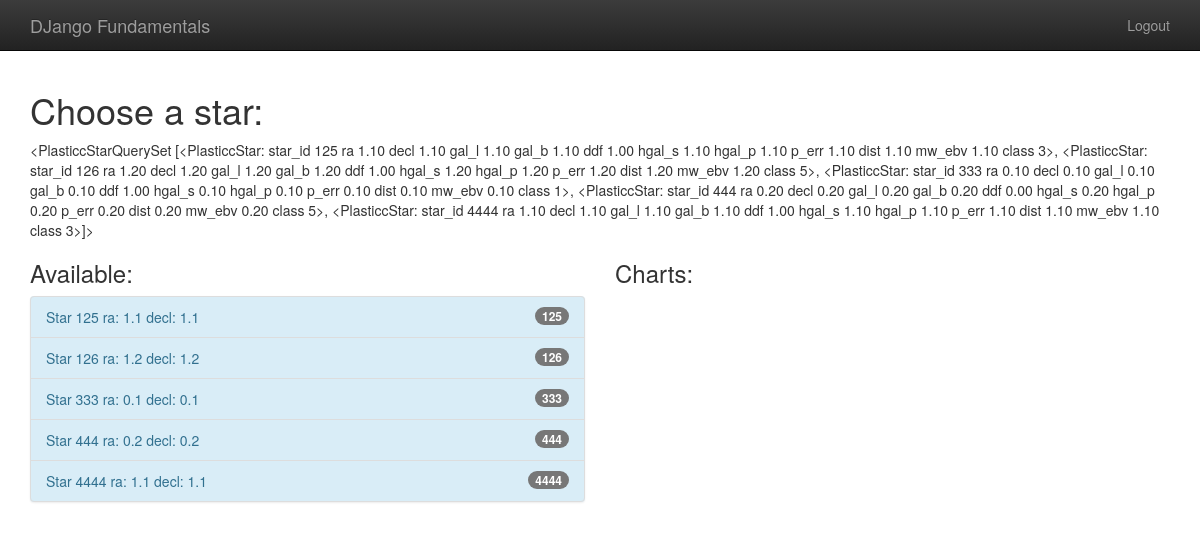
The page /player/pick_star/ (signed in) on the database as committed earlier.
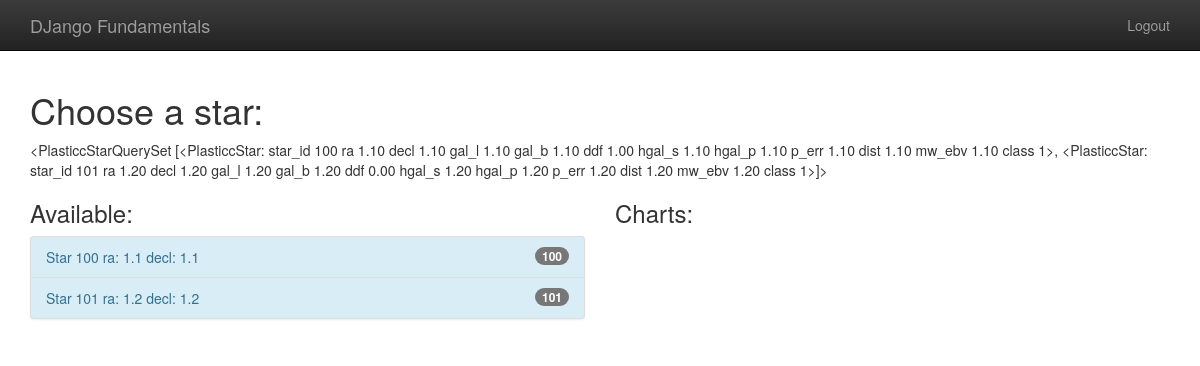
The same page on the database as committed later.
### app_gameplay/models.py (models this page shows)
class PlasticcStar(models.Model):
    objects = PlasticcStarQuerySet.as_manager()
    star_id = models.IntegerField(primary_key=True)
    ra = models.FloatField()
    decl = models.FloatField()
    gal_l = models.FloatField()
    gal_b = models.FloatField()
    ddf = models.BooleanField()
    hostgal_specz = models.FloatField()
    hostgal_photoz = models.FloatField()
    hostgal_photoz_err = models.FloatField()
    distmod = models.FloatField()
    MWEBV = models.FloatField()
    target = models.SmallIntegerField(
        validators=[MinValueValidator(0), MaxValueValidator(5)])
    def __str__(self):
        msg = ' star_id ' + fmt_starid
        msg += ' ra ' + fmt_f
        msg += ' decl ' + fmt_f
        msg += ' gal_l ' + fmt_f
        msg += ' gal_b ' + fmt_f
        msg += ' ddf ' + fmt_f
        msg += ' hgal_s ' + fmt_f
        msg += ' hgal_p ' + fmt_f
        msg += ' p_err ' + fmt_f
        msg += ' dist ' + fmt_f
        msg += ' mw_ebv ' + fmt_f
        msg += ' class ' + fmt_is
        return msg.format(
            self.star_id,
            self.ra,
            self.decl,
            self.gal_l,
            self.gal_b,
            self.ddf,
            self.hostgal_specz,
            self.hostgal_photoz,
            self.hostgal_photoz_err,
            self.distmod,
            self.MWEBV,
            self.target)

### app_player/views.py (the view, shortened to what this page needs)
@login_required
def pick_star(request):
    chooser_list_size = 2
    qs_star = PlasticcStar.objects.random_set(chooser_list_size)
    return render(
            request=request,
            template_name="app_player/pick_staaar.html",
            context={
                'qs_star': qs_star
                }
    )

### app_gameplay/models.py (called while the page is built)
    def random_set(self, num):
        return self.all()

### templates/app_player/pick_staaar.html (shortened to what this page needs)
{% extends "base.html" %}
{% block content %}
<h1>
    Choose a star:
</h1>
{{ qs_star }}
<br>
<div class='row'>
    <div class='col-md-6'>
        <h3>Available:</h3>
        <div class="list-group bg-info">
            {% for star in qs_star %}
            <a class="list-group-item list-group-item-info" href="{% url 'new_bet' id=star.star_id %}">
                Star {{ star.star_id }} ra: {{ star.ra }} decl: {{ star.decl }}
                <span class="badge">{{ star.star_id }}</span>
            </a>
            {% endfor %}
        </div>
    </div>
    <div class='col-md-6'>
        <h3>Charts:</h3>
    </div>
</div>
{% endblock %}

### templates/base.html (shortened to what this page needs)
{% load static %}
<!doctype html>
<html class="no-js" lang="">
<head>
    <link rel="stylesheet" href="{% static 'css/bootstrap.min.css' %}">
    <link rel="stylesheet" href="{% static 'css/bootstrap-theme.min.css' %}">
    <link rel="stylesheet" href="{% static 'css/main.css' %}">
</head>
<body>
    <nav class="navbar navbar-inverse navbar-fixed-top" role="navigation">
        <div class="container">
            <div class="navbar-header">
                <a class="navbar-brand" href="{% static '/' %}">DJango Fundamentals</a>
            </div>
            <ul class='nav navbar-nav navbar-right'>
                {% if user.is_authenticated %}
                <li><a href="{% url 'player_logout' %}">Logout</a></li>
                {% else %}
                <li><a href="{% url 'player_login' %}">Login</a></li>
                {% endif %}
            </ul>
        </div>
    </nav>
    <div class="container">
        {% block content %}
        {% endblock %}
    </div>
</body>
</html>

### templates/base.html (style rules this page uses)
body { padding-top: 70px; padding-bottom: 20px; }

Rows that differ between the two databases and show on the page:
removed PlasticcStar: star_id+ra+decl "<PlasticcStarQuerySet [<PlasticcStar: star_id 125 ra 1.10 decl 1.10 gal_l 1.10 gal_b 1.10 ddf 1.00 hgal_s 1.10 hgal_p 1.10 p_err 1.10 dist 1.10 mw_ebv 1.10 class 3>, <PlasticcStar: star_id 126 ra 1.20 decl 1.20 gal_l 1.20 gal_b 1.20 ddf 1.00 hgal_s 1.20 hgal_p 1.20 p_err 1.20 dist 1.20 mw_ebv 1.20 class 5>, <PlasticcStar: star_id 333 ra 0.10 decl 0.10 gal_l 0.10 gal_b 0.10 ddf 1.00 hgal_s 0.10 hgal_p 0.10 p_err 0.10 dist 0.10 mw_ebv 0.10 class 1>, <PlasticcStar: star_id 444 ra 0.20 decl 0.20 gal_l 0.20 gal_b 0.20 ddf 0.00 hgal_s 0.20 hgal_p 0.20 p_err 0.20 dist 0.20 mw_ebv 0.20 class 5>, <PlasticcStar: star_id 4444 ra 1.10 decl 1.10 gal_l 1.10 gal_b 1.10 ddf 1.00 hgal_s 1.10 hgal_p 1.10…", star_id "125", ra "1.1", decl "1.1"
removed PlasticcStar: star_id "126", ra "1.2", decl "1.2"
removed PlasticcStar: star_id "333", ra "0.1", decl "0.1"
removed PlasticcStar: star_id "444", ra "0.2", decl "0.2"
removed PlasticcStar: star_id "4444", ra "1.1", decl "1.1"
added PlasticcStar: star_id+ra+decl "<PlasticcStarQuerySet [<PlasticcStar: star_id 100 ra 1.10 decl 1.10 gal_l 1.10 gal_b 1.10 ddf 1.00 hgal_s 1.10 hgal_p 1.10 p_err 1.10 dist 1.10 mw_ebv 1.10 class 1>, <PlasticcStar: star_id 101 ra 1.20 decl 1.20 gal_l 1.20 gal_b 1.20 ddf 0.00 hgal_s 1.20 hgal_p 1.20 p_err 1.20 dist 1.20 mw_ebv 1.20 class 1>]>", star_id "100", ra "1.1", decl "1.1"
added PlasticcStar: star_id "101", ra "1.2", decl "1.2"
